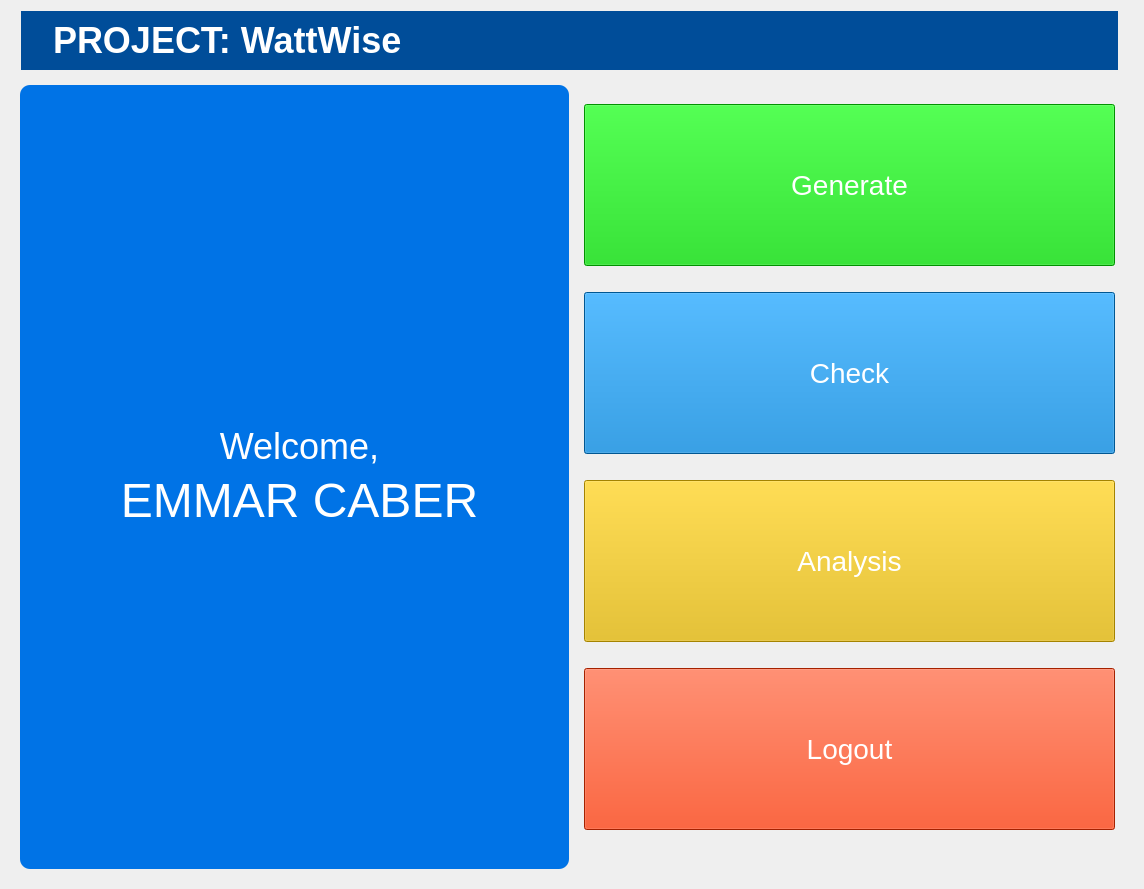
<?xml version="1.0" encoding="UTF-8"?>
<ui version="4.0">
 <class>MainMenuWidget</class>
 <widget class="QWidget" name="MainMenuWidget">
  <property name="geometry">
   <rect>
    <x>0</x>
    <y>0</y>
    <width>1144</width>
    <height>887</height>
   </rect>
  </property>
  <property name="windowTitle">
   <string>Form</string>
  </property>
  <property name="styleSheet">
   <string notr="true">#header {
	background-color: #004d99;
	padding-left: 10px;
	margin-left: 10px;
	margin-right: 15px;
}

#title {
	color: white;
	font-weight: bold;
	font-size: 36px;
}

#profileFrame {
	padding-left: 10px;
	background-color: #0073e6;
	border-radius: 10px;
}

QPushButton {
	height: 160px;
	font-size: 28px;
	color: white;
	margin-bottom: 20px;
}

#btnGenerate {
	background-color: #00cc00;
}

#btnCheck {
	background-color: #007acc;
}

#btnAnalysis {
	background-color: #e6b800;
}

#btnLogout {
	background-color: #e62e00;
}

#menuFrame {
	padding: 10px 0px;
}

#labelWelcome {
	font-size: 36px;
	color: white;
}

#labelStudentName {
	font-size: 48px;
	color: white;
}</string>
  </property>
  <layout class="QFormLayout" name="formLayout_2">
   <item row="0" column="0" colspan="2">
    <widget class="QFrame" name="header">
     <layout class="QFormLayout" name="formLayout">
      <item row="0" column="0">
       <widget class="QLabel" name="logo">
        <property name="enabled">
         <bool>true</bool>
        </property>
        <property name="sizePolicy">
         <sizepolicy hsizetype="Preferred" vsizetype="Preferred">
          <horstretch>0</horstretch>
          <verstretch>0</verstretch>
         </sizepolicy>
        </property>
        <property name="maximumSize">
         <size>
          <width>100</width>
          <height>100</height>
         </size>
        </property>
        <property name="frameShadow">
         <enum>QFrame::Sunken</enum>
        </property>
        <property name="text">
         <string/>
        </property>
        <property name="pixmap">
         <pixmap resource="main_menu_rc.qrc">:/images/assets/logo-white.png</pixmap>
        </property>
        <property name="scaledContents">
         <bool>true</bool>
        </property>
       </widget>
      </item>
      <item row="0" column="1">
       <widget class="QLabel" name="title">
        <property name="text">
         <string>PROJECT: WattWise</string>
        </property>
       </widget>
      </item>
     </layout>
    </widget>
   </item>
   <item row="1" column="0" colspan="2">
    <widget class="QFrame" name="horizontalFrame">
     <layout class="QHBoxLayout" name="horizontalLayout">
      <item>
       <widget class="QFrame" name="profileFrame">
        <layout class="QFormLayout" name="formLayout_3">
         <property name="sizeConstraint">
          <enum>QLayout::SetDefaultConstraint</enum>
         </property>
         <property name="formAlignment">
          <set>Qt::AlignCenter</set>
         </property>
         <item row="0" column="0" colspan="2">
          <widget class="QLabel" name="labelWelcome">
           <property name="text">
            <string>Welcome,</string>
           </property>
           <property name="alignment">
            <set>Qt::AlignCenter</set>
           </property>
          </widget>
         </item>
         <item row="1" column="0" colspan="2">
          <widget class="QLabel" name="labelStudentName">
           <property name="text">
            <string>EMMAR CABER</string>
           </property>
           <property name="alignment">
            <set>Qt::AlignCenter</set>
           </property>
          </widget>
         </item>
        </layout>
       </widget>
      </item>
      <item>
       <widget class="QFrame" name="menuFrame">
        <layout class="QVBoxLayout" name="verticalLayout_2">
         <item>
          <widget class="QPushButton" name="btnGenerate">
           <property name="text">
            <string>Generate</string>
           </property>
           <property name="icon">
            <iconset resource="main_menu_rc.qrc">
             <normaloff>:/images/assets/printer.svg</normaloff>:/images/assets/printer.svg</iconset>
           </property>
           <property name="iconSize">
            <size>
             <width>50</width>
             <height>50</height>
            </size>
           </property>
          </widget>
         </item>
         <item>
          <widget class="QPushButton" name="btnCheck">
           <property name="text">
            <string>Check</string>
           </property>
           <property name="icon">
            <iconset resource="main_menu_rc.qrc">
             <normaloff>:/images/assets/archive.svg</normaloff>:/images/assets/archive.svg</iconset>
           </property>
           <property name="iconSize">
            <size>
             <width>50</width>
             <height>50</height>
            </size>
           </property>
          </widget>
         </item>
         <item>
          <widget class="QPushButton" name="btnAnalysis">
           <property name="text">
            <string>Analysis</string>
           </property>
           <property name="icon">
            <iconset resource="main_menu_rc.qrc">
             <normaloff>:/images/assets/zoom-out.svg</normaloff>:/images/assets/zoom-out.svg</iconset>
           </property>
           <property name="iconSize">
            <size>
             <width>50</width>
             <height>50</height>
            </size>
           </property>
          </widget>
         </item>
         <item>
          <widget class="QPushButton" name="btnLogout">
           <property name="text">
            <string>Logout</string>
           </property>
           <property name="icon">
            <iconset resource="main_menu_rc.qrc">
             <normaloff>:/images/assets/log-out.svg</normaloff>:/images/assets/log-out.svg</iconset>
           </property>
           <property name="iconSize">
            <size>
             <width>50</width>
             <height>50</height>
            </size>
           </property>
          </widget>
         </item>
        </layout>
       </widget>
      </item>
     </layout>
    </widget>
   </item>
  </layout>
 </widget>
 <resources>
  <include location="main_menu_rc.qrc"/>
 </resources>
 <connections/>
</ui>
